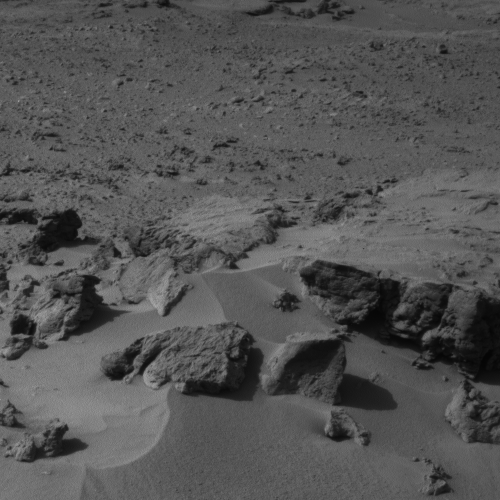
#> input picture COSMIC JPL Internship/images/test.png, 500 x 500 px
$ python images.py
#> lines starting #> are read from the running program, lines starting #| are printed output that depends on the picture
import matplotlib.pyplot as plt
import numpy
from scipy import misc


test = plt.imread("test.png")
#> test is the input picture: shape (500, 500) float32; min 0.0196, max 0.655, mean 0.33
training = plt.imread("training.png")
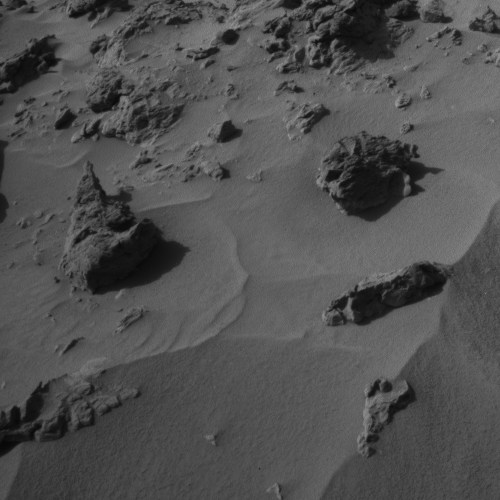
#> input picture COSMIC JPL Internship/images/training.png, 500 x 500 px
#> training is the input picture: shape (500, 500) float32; min 0.0275, max 0.596, mean 0.318
trainingL = plt.imread("training-label.png")
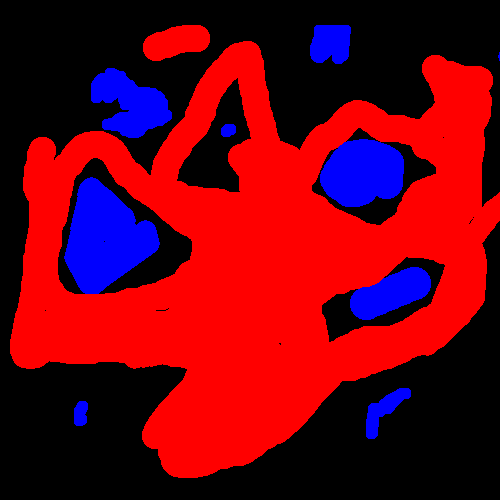
#> input picture COSMIC JPL Internship/images/training-label.png, 500 x 500 px
#> trainingL is the input picture: shape (500, 500, 4) float32; mean R, G, B, A 0.428, 0, 0.0798, 1

print(test.shape)
#| (500, 500)
print(training.shape)
#| (500, 500)
print(trainingL.shape)
#| (500, 500, 4)
